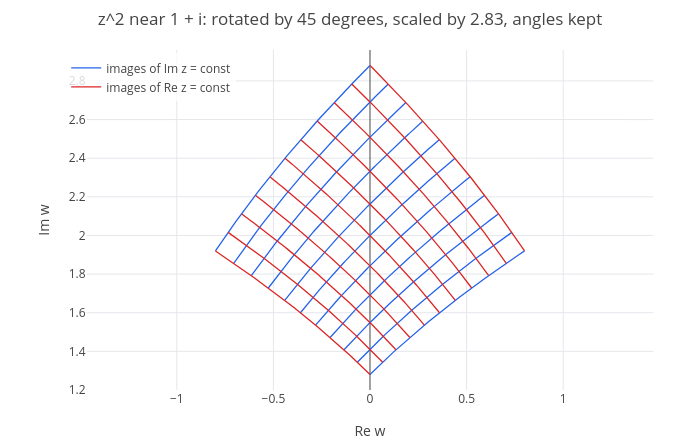

This figure's notebook cell:
### Markdown cell above
Near $1 + i$, squaring rotates by $\pi/4$ and stretches by $2\sqrt2$. At $z = 0$, where $(z^2)' = 0$, conformality fails:
angles at 0 are doubled. Here is what $z^2$ does to a small grid around $1 + i$. The images still cross at right
angles, as lesson 1 noticed:

### Code cell
p = cmap(z^2, z, 0.8, 1.2, 0.8, 1.2);
labels(title(p, "z^2 near 1 + i: rotated by 45 degrees, scaled by 2.83, angles kept"), "Re w", "Im w")

### Figure 1 — Plotly figure (JSON) as saved in the notebook; plotly's stock layout.template omitted (floating-point values rounded to 4 significant figures; data arrays with more than 128 entries replaced by an {"elided": "..."} marker saying what was removed)
{"data": [{"line": {"color": "#2563eb", "width": 1.3}, "mode": "lines", "name": "images of Im z = const", "type": "scatter", "x": {"elided": "2662 float values"}, "y": {"elided": "2662 float values"}}, {"line": {"color": "#dc2626", "width": 1.3}, "mode": "lines", "name": "images of Re z = const", "type": "scatter", "x": {"elided": "2662 float values"}, "y": {"elided": "2662 float values"}}], "layout": {"height": 440, "legend": {"bgcolor": "rgba(255,255,255,0.8)", "x": 0.01, "xanchor": "left", "y": 0.99, "yanchor": "top"}, "margin": {"b": 50, "l": 60, "r": 20, "t": 50}, "showlegend": true, "title": {"text": "z^2 near 1 + i: rotated by 45 degrees, scaled by 2.83, angles kept"}, "width": 700, "xaxis": {"constrain": "domain", "range": [-1.467, 1.467], "title": {"text": "Re w"}, "zeroline": true}, "yaxis": {"constrain": "domain", "range": [1.2, 2.96], "scaleanchor": "x", "scaleratio": 1, "title": {"text": "Im w"}, "zeroline": true}}}
